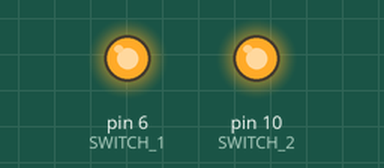
This sketch was run on a simulated Arduino Uno, built with avr-gcc and run on an emulated ATmega328P. On the bench: output pins drawn as LEDs (lit = HIGH). Pins used as bus, display or sensor lines are not drawn; what the sketch prints to the serial monitor is not drawn.

Above: at 0.05 s.
Timing chart, 0 to 3.0 s (numbered marks = the images above):
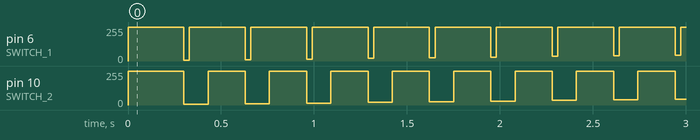

The sketch:

sketch_dec23a.ino
```cpp
#define SWITCH_1 6      // Pin for Switch 1
#define SWITCH_2 10       // Pin for Switch 2
#define SWITCH_3 0      // Pin for Switch 3

#define LED_1 6           // PWM pin for LED 1
#define LED_2 10            // PWM pin for LED 2
#define LED_3 0           // PWM pin for LED 3

#define PIEZO_PIN A0       // Analog pin for Piezo input

#define MIDI_CHANNEL 1
#define NOTE_1 60          // C4
#define NOTE_2 62          // D4
#define NOTE_3 64          // E4

#define CC_PIEZO 1         // Modulation (CC 1)

const int PIEZO_THRESHOLD = 50;  // Minimum analog value to register a tap
const int PIEZO_MAX = 1023;      // Maximum analog value for the piezo (ADC range)

// LED pulsating variables
int brightness_1 = 0, brightness_2 = 0, brightness_3 = 0;
int fadeDirection_1 = 1, fadeDirection_2 = 1, fadeDirection_3 = 1; // 1 = up, -1 = down
const int fadeAmount = 5;       // Brightness change per step
const int brightnessMax = 120;  // Maximum brightness for soft glow
const int brightnessMin = 20;   // Minimum brightness for soft glow
const int fadeDelay = 30;       // Delay between brightness changes (ms)

// Variables
int lastState_1 = HIGH, lastState_2 = HIGH, lastState_3 = HIGH;

void setup() {
  pinMode(SWITCH_1, INPUT_PULLUP);
  pinMode(SWITCH_2, INPUT_PULLUP);
  pinMode(SWITCH_3, INPUT_PULLUP);

  pinMode(LED_1, OUTPUT);
  pinMode(LED_2, OUTPUT);
  pinMode(LED_3, OUTPUT);

  Serial.begin(115200); // MIDI communication
}

void loop() {
  // Handle Switch 1 and LED 1
  checkSwitch(SWITCH_1, NOTE_1, LED_1, brightness_1, fadeDirection_1);

  // Handle Switch 2 and LED 2
  checkSwitch(SWITCH_2, NOTE_2, LED_2, brightness_2, fadeDirection_2);

  // Handle Switch 3 and LED 3
  checkSwitch(SWITCH_3, NOTE_3, LED_3, brightness_3, fadeDirection_3);

  // Pulsate LEDs
  pulseLED(LED_1, brightness_1, fadeDirection_1);
  pulseLED(LED_2, brightness_2, fadeDirection_2);
  pulseLED(LED_3, brightness_3, fadeDirection_3);

  delay(fadeDelay); // Smooth the pulsation
}

// Function to check switch state and send MIDI notes
void checkSwitch(int switchPin, int note, int ledPin, int &brightness, int &fadeDirection) {
  int switchState = digitalRead(switchPin);

  if (switchState == LOW) {  // Switch turned ON
    sendMIDIMessage(0x90, note, 127);  // Note On
    analogWrite(ledPin, brightnessMax); // Turn LED fully ON
    delay(100);                        // Debounce
  } else {  // Switch turned OFF
    sendMIDIMessage(0x80, note, 0);    // Note Off
    delay(100);                        // Debounce
  }
}

// Function to handle LED pulsating
void pulseLED(int ledPin, int &brightness, int &fadeDirection) {
  // Adjust brightness
  brightness += fadeDirection * fadeAmount;

  // Reverse direction at boundaries
  if (brightness >= brightnessMax) {
    fadeDirection = -1; // Start fading out
  } else if (brightness <= brightnessMin) {
    fadeDirection = 1;  // Start fading in
  }

  // Set the LED brightness
  analogWrite(ledPin, brightness);
}

// Function to send MIDI Note On/Off messages
void sendMIDIMessage(byte command, byte pitch, byte velocity) {
  Serial.write(command | (MIDI_CHANNEL - 1));  // MIDI Command + Channel
  Serial.write(pitch);                         // MIDI Note
  Serial.write(velocity);                      // Velocity
}
```
